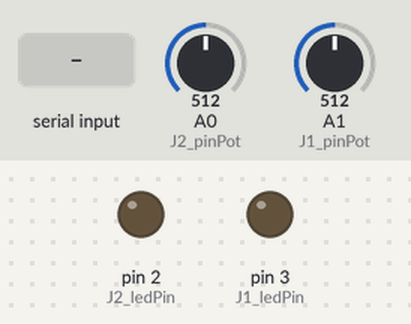
A sketch run on a simulated Arduino Uno, built with avr-gcc and run on an emulated ATmega328P. On the bench: output pins drawn as LEDs (lit = HIGH). Inputs (shaded band) come from the test bench; at power-on: A0 (J2_pinPot) = 512, A1 (J1_pinPot) = 512. What the sketch prints to the serial monitor is not drawn.

Above: at 1.2 s.
1.3 s: "A" received over Serial
At 2.1 s:
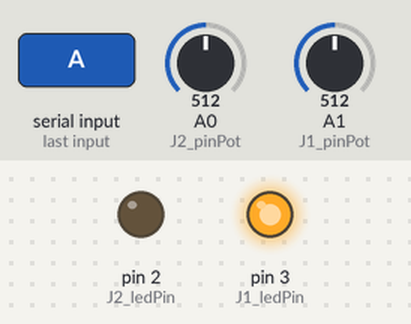
3.8 s: "B" received over Serial
At 4.1 s:
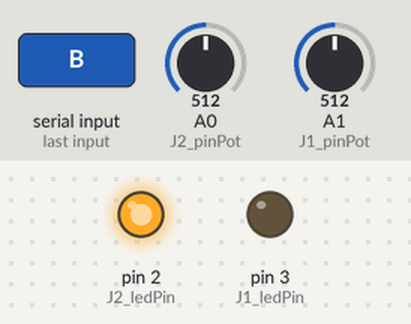
Timing chart, 0 to 6.8 s (numbered marks = the images above; inputs shaded):
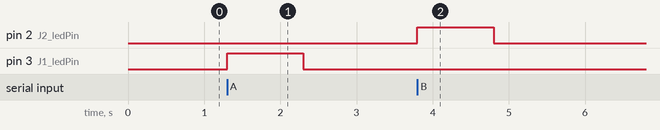

The sketch:

Pong_com_ASCII.ino
```cpp
int J1_ledPin = 3;
int J1_pinPot = A1;
float J1_valPot = 0;

int J2_ledPin = 2;
int J2_pinPot = A0;
float J2_valPot = 0;

uint32_t timerPrev = 0;

void setup()
{
  Serial.begin(115200);

  pinMode(J1_ledPin, OUTPUT);
  pinMode(J1_pinPot, INPUT);

  pinMode(J2_ledPin, OUTPUT);
  pinMode(J2_pinPot, INPUT);

}

void loop()
{
  J1_valPot = analogRead(J1_pinPot);
  J2_valPot = analogRead(J2_pinPot);
  taskSend_pot();

  switch (Serial.read())
  {
    case 'A':

      digitalWrite(J1_ledPin, HIGH);
      delay(1000);
      digitalWrite(J1_ledPin, LOW);
      break;

    case 'B':

      digitalWrite(J2_ledPin, HIGH);
      delay(1000);
      digitalWrite(J2_ledPin, LOW);
      break;
  }
}

void taskSend_pot()
{
  uint32_t timer = millis();
  if ((timer - timerPrev) >= 33)
  {
    timerPrev = timer;
    Serial.print(J1_valPot);
    Serial.print(",");
    Serial.println(J2_valPot);
  }
}
```

Measured:
- after the input at 1.3 s, pin 3 (J1_ledPin): LOW → HIGH at once, → LOW 1.0 s later
- after the input at 3.8 s, pin 2 (J2_ledPin): LOW → HIGH at once, → LOW 1.0 s later
